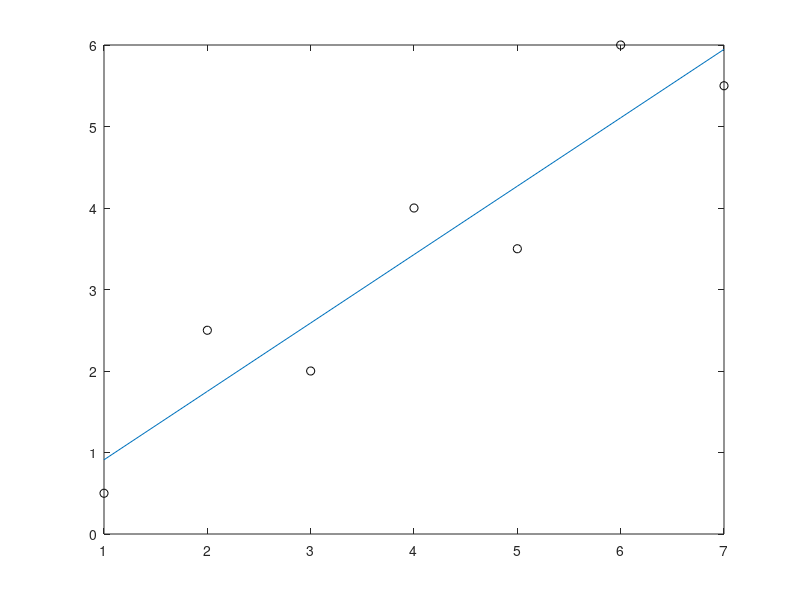

MATLAB code to generate this figure:
clc; clear
format long

%% Example 17.1 - Find the best fit line
% Numerical Methods for Engineers, by Chapra 8th ed
x = [1 2 3 4 5 6 7];
y = [0.5 2.5 2 4 3.5 6 5.5];

%% solution
n = size(x, 2);

a1 = (n*sum(x.*y)-sum(x)*sum(y))/(n*sum(x.^2)-sum(x)^2)
a0 = mean(y) - a1 * mean(x)

plot(a1*x+a0)
hold on
plot(x, y, "ok")